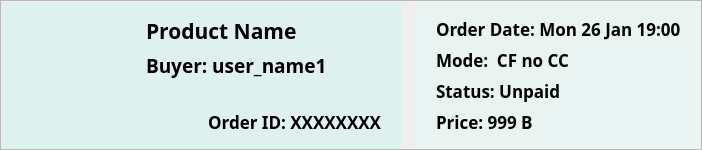
                 <widget class="QFrame" name="order_box">
                  <property name="sizePolicy">
                   <sizepolicy hsizetype="Preferred" vsizetype="Fixed">
                    <horstretch>0</horstretch>
                    <verstretch>0</verstretch>
                   </sizepolicy>
                  </property>
                  <property name="minimumSize">
                   <size>
                    <width>0</width>
                    <height>150</height>
                   </size>
                  </property>
                  <property name="maximumSize">
                   <size>
                    <width>16777215</width>
                    <height>150</height>
                   </size>
                  </property>
                  <property name="autoFillBackground">
                   <bool>false</bool>
                  </property>
                  <property name="frameShape">
                   <enum>QFrame::StyledPanel</enum>
                  </property>
                  <property name="frameShadow">
                   <enum>QFrame::Raised</enum>
                  </property>
                  <layout class="QHBoxLayout" name="horizontalLayout_60">
                   <property name="spacing">
                    <number>0</number>
                   </property>
                   <property name="leftMargin">
                    <number>0</number>
                   </property>
                   <property name="topMargin">
                    <number>0</number>
                   </property>
                   <property name="rightMargin">
                    <number>0</number>
                   </property>
                   <property name="bottomMargin">
                    <number>0</number>
                   </property>
                   <item>
                    <layout class="QHBoxLayout" name="horizontalLayout_61">
                     <property name="spacing">
                      <number>15</number>
                     </property>
                     <item>
                      <widget class="QFrame" name="product_frame_13">
                       <property name="minimumSize">
                        <size>
                         <width>400</width>
                         <height>0</height>
                        </size>
                       </property>
                       <property name="maximumSize">
                        <size>
                         <width>500</width>
                         <height>16777215</height>
                        </size>
                       </property>
                       <property name="styleSheet">
                        <string notr="true">QFrame {
    background-color:#DFF1EE;
	border: none;
}</string>
                       </property>
                       <property name="frameShape">
                        <enum>QFrame::StyledPanel</enum>
                       </property>
                       <property name="frameShadow">
                        <enum>QFrame::Raised</enum>
                       </property>
                       <layout class="QHBoxLayout" name="horizontalLayout_62">
                        <property name="spacing">
                         <number>15</number>
                        </property>
                        <property name="leftMargin">
                         <number>20</number>
                        </property>
                        <property name="topMargin">
                         <number>15</number>
                        </property>
                        <property name="rightMargin">
                         <number>20</number>
                        </property>
                        <property name="bottomMargin">
                         <number>15</number>
                        </property>
                        <item>
                         <widget class="QLabel" name="product_image_label_13">
                          <property name="maximumSize">
                           <size>
                            <width>110</width>
                            <height>110</height>
                           </size>
                          </property>
                          <property name="styleSheet">
                           <string notr="true"/>
                          </property>
                          <property name="text">
                           <string/>
                          </property>
                          <property name="pixmap">
                           <pixmap resource="../../../public/images/post_images/post_images.qrc">:/post_images/IMG_7102.jpg</pixmap>
                          </property>
                          <property name="scaledContents">
                           <bool>true</bool>
                          </property>
                         </widget>
                        </item>
                        <item>
                         <widget class="QFrame" name="frame_20">
                          <property name="frameShape">
                           <enum>QFrame::StyledPanel</enum>
                          </property>
                          <property name="frameShadow">
                           <enum>QFrame::Raised</enum>
                          </property>
                          <layout class="QVBoxLayout" name="verticalLayout_53">
                           <property name="leftMargin">
                            <number>0</number>
                           </property>
                           <property name="topMargin">
                            <number>0</number>
                           </property>
                           <property name="rightMargin">
                            <number>0</number>
                           </property>
                           <property name="bottomMargin">
                            <number>0</number>
                           </property>
                           <item>
                            <widget class="QLabel" name="product_name_label_9">
                             <property name="sizePolicy">
                              <sizepolicy hsizetype="Preferred" vsizetype="Maximum">
                               <horstretch>0</horstretch>
                               <verstretch>0</verstretch>
                              </sizepolicy>
                             </property>
                             <property name="font">
                              <font>
                               <family>Manrope</family>
                               <pointsize>16</pointsize>
                               <weight>75</weight>
                               <bold>true</bold>
                              </font>
                             </property>
                             <property name="text">
                              <string>Product Name</string>
                             </property>
                            </widget>
                           </item>
                           <item>
                            <widget class="QLabel" name="buyer_name">
                             <property name="sizePolicy">
                              <sizepolicy hsizetype="Preferred" vsizetype="Maximum">
                               <horstretch>0</horstretch>
                               <verstretch>0</verstretch>
                              </sizepolicy>
                             </property>
                             <property name="font">
                              <font>
                               <family>Manrope</family>
                               <pointsize>14</pointsize>
                               <weight>75</weight>
                               <bold>true</bold>
                              </font>
                             </property>
                             <property name="text">
                              <string>Buyer: user_name1</string>
                             </property>
                            </widget>
                           </item>
                           <item>
                            <spacer name="verticalSpacer_23">
                             <property name="orientation">
                              <enum>Qt::Vertical</enum>
                             </property>
                             <property name="sizeHint" stdset="0">
                              <size>
                               <width>20</width>
                               <height>40</height>
                              </size>
                             </property>
                            </spacer>
                           </item>
                           <item>
                            <widget class="QLabel" name="id_label">
                             <property name="font">
                              <font>
                               <family>Manrope</family>
                               <pointsize>13</pointsize>
                               <weight>75</weight>
                               <bold>true</bold>
                              </font>
                             </property>
                             <property name="text">
                              <string>Order ID: XXXXXXXX</string>
                             </property>
                             <property name="alignment">
                              <set>Qt::AlignRight|Qt::AlignTrailing|Qt::AlignVCenter</set>
                             </property>
                            </widget>
                           </item>
                          </layout>
                         </widget>
                        </item>
                       </layout>
                      </widget>
                     </item>
                     <item>
                      <layout class="QVBoxLayout" name="verticalLayout_54">
                       <property name="spacing">
                        <number>10</number>
                       </property>
                       <item>
                        <widget class="QFrame" name="info_frame_13">
                         <property name="minimumSize">
                          <size>
                           <width>0</width>
                           <height>0</height>
                          </size>
                         </property>
                         <property name="maximumSize">
                          <size>
                           <width>16777215</width>
                           <height>16777215</height>
                          </size>
                         </property>
                         <property name="styleSheet">
                          <string notr="true">QFrame {
    background-color:#E8F3F2;
	border: none;
}</string>
                         </property>
                         <property name="frameShape">
                          <enum>QFrame::StyledPanel</enum>
                         </property>
                         <property name="frameShadow">
                          <enum>QFrame::Raised</enum>
                         </property>
                         <layout class="QVBoxLayout" name="verticalLayout_55">
                          <property name="spacing">
                           <number>0</number>
                          </property>
                          <property name="leftMargin">
                           <number>20</number>
                          </property>
                          <property name="topMargin">
                           <number>12</number>
                          </property>
                          <property name="rightMargin">
                           <number>20</number>
                          </property>
                          <property name="bottomMargin">
                           <number>12</number>
                          </property>
                          <item>
                           <widget class="QLabel" name="order_date_label">
                            <property name="font">
                             <font>
                              <family>Manrope</family>
                              <pointsize>13</pointsize>
                              <weight>75</weight>
                              <bold>true</bold>
                             </font>
                            </property>
                            <property name="text">
                             <string>Order Date: Mon 26 Jan 19:00</string>
                            </property>
                           </widget>
                          </item>
                          <item>
                           <widget class="QLabel" name="mode_label_13">
                            <property name="font">
                             <font>
                              <family>Manrope</family>
                              <pointsize>13</pointsize>
                              <weight>75</weight>
                              <bold>true</bold>
                             </font>
                            </property>
                            <property name="text">
                             <string>Mode:  CF no CC</string>
                            </property>
                           </widget>
                          </item>
                          <item>
                           <widget class="QLabel" name="status_label_13">
                            <property name="font">
                             <font>
                              <family>Manrope</family>
                              <pointsize>13</pointsize>
                              <weight>75</weight>
                              <bold>true</bold>
                             </font>
                            </property>
                            <property name="text">
                             <string>Status: Unpaid</string>
                            </property>
                           </widget>
                          </item>
                          <item>
                           <widget class="QLabel" name="price_label_9">
                            <property name="font">
                             <font>
                              <family>Manrope</family>
                              <pointsize>13</pointsize>
                              <weight>75</weight>
                              <bold>true</bold>
                             </font>
                            </property>
                            <property name="text">
                             <string>Price: 999 B</string>
                            </property>
                           </widget>
                          </item>
                         </layout>
                        </widget>
                       </item>
                      </layout>
                     </item>
                    </layout>
                   </item>
                  </layout>
                 </widget>
